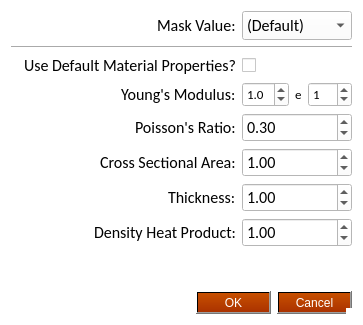
<?xml version="1.0" encoding="UTF-8"?>
<ui version="4.0">
 <class>FEMMaterialsDialog</class>
 <widget class="QDialog" name="FEMMaterialsDialog">
  <property name="geometry">
   <rect>
    <x>0</x>
    <y>0</y>
    <width>363</width>
    <height>325</height>
   </rect>
  </property>
  <property name="font">
   <font>
    <pointsize>12</pointsize>
   </font>
  </property>
  <property name="windowTitle">
   <string>Edit FEM Materials</string>
  </property>
  <property name="windowOpacity">
   <double>0.950000000000000</double>
  </property>
  <property name="styleSheet">
   <string notr="true">background-color: rgb(255, 255, 255);</string>
  </property>
  <property name="sizeGripEnabled">
   <bool>true</bool>
  </property>
  <layout class="QGridLayout" name="gridLayout">
   <item row="8" column="1">
    <layout class="QHBoxLayout" name="horizontalLayout_5">
     <item>
      <layout class="QHBoxLayout" name="horizontalLayout_36">
       <item>
        <widget class="QDoubleSpinBox" name="m_YoungsModulusMantissaSpin">
         <property name="font">
          <font>
           <family>Calibri</family>
           <pointsize>10</pointsize>
          </font>
         </property>
         <property name="decimals">
          <number>1</number>
         </property>
         <property name="minimum">
          <double>-9.900000000000000</double>
         </property>
         <property name="maximum">
          <double>9.900000000000000</double>
         </property>
         <property name="singleStep">
          <double>0.100000000000000</double>
         </property>
         <property name="value">
          <double>1.000000000000000</double>
         </property>
        </widget>
       </item>
       <item>
        <widget class="QLabel" name="label_31">
         <property name="font">
          <font>
           <family>Calibri</family>
           <pointsize>10</pointsize>
          </font>
         </property>
         <property name="styleSheet">
          <string notr="true">background-color: rgba(255, 255, 255, 0);</string>
         </property>
         <property name="text">
          <string>e</string>
         </property>
        </widget>
       </item>
       <item>
        <widget class="QDoubleSpinBox" name="m_YoungsModulusExponentSpin">
         <property name="font">
          <font>
           <family>Calibri</family>
           <pointsize>10</pointsize>
          </font>
         </property>
         <property name="decimals">
          <number>0</number>
         </property>
         <property name="minimum">
          <double>-99.000000000000000</double>
         </property>
         <property name="maximum">
          <double>99.000000000000000</double>
         </property>
         <property name="singleStep">
          <double>1.000000000000000</double>
         </property>
         <property name="value">
          <double>1.000000000000000</double>
         </property>
        </widget>
       </item>
      </layout>
     </item>
    </layout>
   </item>
   <item row="10" column="0">
    <layout class="QHBoxLayout" name="horizontalLayout_6">
     <item>
      <spacer name="horizontalSpacer_6">
       <property name="orientation">
        <enum>Qt::Horizontal</enum>
       </property>
       <property name="sizeHint" stdset="0">
        <size>
         <width>40</width>
         <height>20</height>
        </size>
       </property>
      </spacer>
     </item>
     <item>
      <widget class="QLabel" name="m_PoissonsLabel">
       <property name="font">
        <font>
         <family>Calibri</family>
         <pointsize>12</pointsize>
        </font>
       </property>
       <property name="styleSheet">
        <string notr="true">background-color: rgba(255, 255, 255, 0);
color: rgb(0, 0, 0);</string>
       </property>
       <property name="text">
        <string>Poisson's Ratio:</string>
       </property>
      </widget>
     </item>
    </layout>
   </item>
   <item row="10" column="1">
    <layout class="QHBoxLayout" name="horizontalLayout_7">
     <item>
      <widget class="QDoubleSpinBox" name="m_PoissonsSpin">
       <property name="font">
        <font>
         <family>Calibri</family>
         <pointsize>12</pointsize>
        </font>
       </property>
       <property name="maximum">
        <double>0.500000000000000</double>
       </property>
       <property name="singleStep">
        <double>0.050000000000000</double>
       </property>
       <property name="value">
        <double>0.300000000000000</double>
       </property>
      </widget>
     </item>
    </layout>
   </item>
   <item row="11" column="0">
    <layout class="QHBoxLayout" name="horizontalLayout_8">
     <item>
      <spacer name="horizontalSpacer_8">
       <property name="orientation">
        <enum>Qt::Horizontal</enum>
       </property>
       <property name="sizeHint" stdset="0">
        <size>
         <width>40</width>
         <height>20</height>
        </size>
       </property>
      </spacer>
     </item>
     <item>
      <widget class="QLabel" name="m_CrossSectionalLabel">
       <property name="font">
        <font>
         <family>Calibri</family>
         <pointsize>12</pointsize>
        </font>
       </property>
       <property name="styleSheet">
        <string notr="true">background-color: rgba(255, 255, 255, 0);
color: rgb(0, 0, 0);</string>
       </property>
       <property name="text">
        <string>Cross Sectional Area:</string>
       </property>
      </widget>
     </item>
    </layout>
   </item>
   <item row="11" column="1">
    <layout class="QHBoxLayout" name="horizontalLayout_9">
     <item>
      <widget class="QDoubleSpinBox" name="m_CrossSectionalSpin">
       <property name="font">
        <font>
         <family>Calibri</family>
         <pointsize>12</pointsize>
        </font>
       </property>
       <property name="minimum">
        <double>0.010000000000000</double>
       </property>
       <property name="value">
        <double>1.000000000000000</double>
       </property>
      </widget>
     </item>
    </layout>
   </item>
   <item row="12" column="0">
    <layout class="QHBoxLayout" name="horizontalLayout_10">
     <item>
      <spacer name="horizontalSpacer_10">
       <property name="orientation">
        <enum>Qt::Horizontal</enum>
       </property>
       <property name="sizeHint" stdset="0">
        <size>
         <width>40</width>
         <height>20</height>
        </size>
       </property>
      </spacer>
     </item>
     <item>
      <widget class="QLabel" name="m_ThicknessLabel">
       <property name="font">
        <font>
         <family>Calibri</family>
         <pointsize>12</pointsize>
        </font>
       </property>
       <property name="styleSheet">
        <string notr="true">background-color: rgba(255, 255, 255, 0);
color: rgb(0, 0, 0);</string>
       </property>
       <property name="text">
        <string>Thickness:</string>
       </property>
      </widget>
     </item>
    </layout>
   </item>
   <item row="12" column="1">
    <layout class="QHBoxLayout" name="horizontalLayout_11">
     <item>
      <widget class="QDoubleSpinBox" name="m_ThicknessSpin">
       <property name="font">
        <font>
         <family>Calibri</family>
         <pointsize>12</pointsize>
        </font>
       </property>
       <property name="minimum">
        <double>0.010000000000000</double>
       </property>
       <property name="value">
        <double>1.000000000000000</double>
       </property>
      </widget>
     </item>
    </layout>
   </item>
   <item row="15" column="0" colspan="2">
    <widget class="QDialogButtonBox" name="buttonBox">
     <property name="font">
      <font>
       <family>Calibri</family>
       <pointsize>12</pointsize>
      </font>
     </property>
     <property name="styleSheet">
      <string notr="true">background-color: qlineargradient(spread:pad, x1:0, y1:0, x2:0, y2:1, stop:0 rgba(200, 80, 0, 255), stop:1 rgba(170, 50, 0, 255));
color: rgb(255, 255, 255);</string>
     </property>
     <property name="orientation">
      <enum>Qt::Horizontal</enum>
     </property>
     <property name="standardButtons">
      <set>QDialogButtonBox::Cancel|QDialogButtonBox::Ok</set>
     </property>
    </widget>
   </item>
   <item row="5" column="0" colspan="2">
    <widget class="Line" name="line">
     <property name="orientation">
      <enum>Qt::Horizontal</enum>
     </property>
    </widget>
   </item>
   <item row="14" column="0" colspan="2">
    <spacer name="m_BottomVerticalSpace">
     <property name="orientation">
      <enum>Qt::Vertical</enum>
     </property>
     <property name="sizeHint" stdset="0">
      <size>
       <width>20</width>
       <height>40</height>
      </size>
     </property>
    </spacer>
   </item>
   <item row="3" column="0">
    <layout class="QHBoxLayout" name="horizontalLayout">
     <item>
      <spacer name="horizontalSpacer">
       <property name="orientation">
        <enum>Qt::Horizontal</enum>
       </property>
       <property name="sizeHint" stdset="0">
        <size>
         <width>40</width>
         <height>20</height>
        </size>
       </property>
      </spacer>
     </item>
     <item>
      <widget class="QLabel" name="m_MaskValueLabel">
       <property name="font">
        <font>
         <family>Calibri</family>
         <pointsize>12</pointsize>
        </font>
       </property>
       <property name="styleSheet">
        <string notr="true">background-color: rgba(255, 255, 255, 0);
color: rgb(0, 0, 0);</string>
       </property>
       <property name="text">
        <string>Mask Value:</string>
       </property>
      </widget>
     </item>
    </layout>
   </item>
   <item row="6" column="0">
    <layout class="QHBoxLayout" name="horizontalLayout_2">
     <item>
      <spacer name="horizontalSpacer_2">
       <property name="orientation">
        <enum>Qt::Horizontal</enum>
       </property>
       <property name="sizeHint" stdset="0">
        <size>
         <width>40</width>
         <height>20</height>
        </size>
       </property>
      </spacer>
     </item>
     <item>
      <widget class="QLabel" name="m_DefaultMaterialLabel">
       <property name="font">
        <font>
         <family>Calibri</family>
         <pointsize>12</pointsize>
        </font>
       </property>
       <property name="styleSheet">
        <string notr="true">background-color: rgba(255, 255, 255, 0);
color: rgb(0, 0, 0);</string>
       </property>
       <property name="text">
        <string>Use Default Material Properties?</string>
       </property>
      </widget>
     </item>
    </layout>
   </item>
   <item row="6" column="1">
    <widget class="QCheckBox" name="m_DefaultMaterialCheck">
     <property name="text">
      <string/>
     </property>
    </widget>
   </item>
   <item row="8" column="0">
    <layout class="QHBoxLayout" name="horizontalLayout_3">
     <item>
      <spacer name="horizontalSpacer_3">
       <property name="orientation">
        <enum>Qt::Horizontal</enum>
       </property>
       <property name="sizeHint" stdset="0">
        <size>
         <width>40</width>
         <height>20</height>
        </size>
       </property>
      </spacer>
     </item>
     <item>
      <widget class="QLabel" name="m_YoungsModulusLabel">
       <property name="font">
        <font>
         <family>Calibri</family>
         <pointsize>12</pointsize>
        </font>
       </property>
       <property name="styleSheet">
        <string notr="true">background-color: rgba(255, 255, 255, 0);
color: rgb(0, 0, 0);</string>
       </property>
       <property name="text">
        <string>Young's Modulus:</string>
       </property>
      </widget>
     </item>
    </layout>
   </item>
   <item row="13" column="0">
    <layout class="QHBoxLayout" name="horizontalLayout_12">
     <item>
      <spacer name="horizontalSpacer_12">
       <property name="orientation">
        <enum>Qt::Horizontal</enum>
       </property>
       <property name="sizeHint" stdset="0">
        <size>
         <width>40</width>
         <height>20</height>
        </size>
       </property>
      </spacer>
     </item>
     <item>
      <widget class="QLabel" name="m_DensityHeatLabel">
       <property name="font">
        <font>
         <family>Calibri</family>
         <pointsize>12</pointsize>
        </font>
       </property>
       <property name="styleSheet">
        <string notr="true">background-color: rgba(255, 255, 255, 0);
color: rgb(0, 0, 0);</string>
       </property>
       <property name="text">
        <string>Density Heat Product:</string>
       </property>
      </widget>
     </item>
    </layout>
   </item>
   <item row="13" column="1">
    <layout class="QHBoxLayout" name="horizontalLayout_13">
     <item>
      <widget class="QDoubleSpinBox" name="m_DensityHeatSpin">
       <property name="font">
        <font>
         <family>Calibri</family>
         <pointsize>12</pointsize>
        </font>
       </property>
       <property name="minimum">
        <double>0.010000000000000</double>
       </property>
       <property name="value">
        <double>1.000000000000000</double>
       </property>
      </widget>
     </item>
    </layout>
   </item>
   <item row="3" column="1">
    <layout class="QHBoxLayout" name="horizontalLayout_14">
     <item>
      <widget class="QComboBox" name="m_MaskValueCombo">
       <property name="font">
        <font>
         <family>Calibri</family>
         <pointsize>12</pointsize>
        </font>
       </property>
       <item>
        <property name="text">
         <string>(Default)</string>
        </property>
       </item>
       <item>
        <property name="text">
         <string>0</string>
        </property>
       </item>
       <item>
        <property name="text">
         <string>1</string>
        </property>
       </item>
      </widget>
     </item>
    </layout>
   </item>
  </layout>
 </widget>
 <resources/>
 <connections>
  <connection>
   <sender>buttonBox</sender>
   <signal>accepted()</signal>
   <receiver>FEMMaterialsDialog</receiver>
   <slot>accept()</slot>
   <hints>
    <hint type="sourcelabel">
     <x>257</x>
     <y>315</y>
    </hint>
    <hint type="destinationlabel">
     <x>157</x>
     <y>274</y>
    </hint>
   </hints>
  </connection>
  <connection>
   <sender>buttonBox</sender>
   <signal>rejected()</signal>
   <receiver>FEMMaterialsDialog</receiver>
   <slot>reject()</slot>
   <hints>
    <hint type="sourcelabel">
     <x>325</x>
     <y>315</y>
    </hint>
    <hint type="destinationlabel">
     <x>286</x>
     <y>274</y>
    </hint>
   </hints>
  </connection>
  <connection>
   <sender>m_PoissonsSpin</sender>
   <signal>valueChanged(double)</signal>
   <receiver>FEMMaterialsDialog</receiver>
   <slot>SlotUpdateMaterial()</slot>
   <hints>
    <hint type="sourcelabel">
     <x>293</x>
     <y>127</y>
    </hint>
    <hint type="destinationlabel">
     <x>115</x>
     <y>119</y>
    </hint>
   </hints>
  </connection>
  <connection>
   <sender>m_CrossSectionalSpin</sender>
   <signal>valueChanged(double)</signal>
   <receiver>FEMMaterialsDialog</receiver>
   <slot>SlotUpdateMaterial()</slot>
   <hints>
    <hint type="sourcelabel">
     <x>313</x>
     <y>157</y>
    </hint>
    <hint type="destinationlabel">
     <x>112</x>
     <y>138</y>
    </hint>
   </hints>
  </connection>
  <connection>
   <sender>m_ThicknessSpin</sender>
   <signal>valueChanged(double)</signal>
   <receiver>FEMMaterialsDialog</receiver>
   <slot>SlotUpdateMaterial()</slot>
   <hints>
    <hint type="sourcelabel">
     <x>254</x>
     <y>189</y>
    </hint>
    <hint type="destinationlabel">
     <x>112</x>
     <y>156</y>
    </hint>
   </hints>
  </connection>
  <connection>
   <sender>m_DensityHeatSpin</sender>
   <signal>valueChanged(double)</signal>
   <receiver>FEMMaterialsDialog</receiver>
   <slot>SlotUpdateMaterial()</slot>
   <hints>
    <hint type="sourcelabel">
     <x>273</x>
     <y>226</y>
    </hint>
    <hint type="destinationlabel">
     <x>114</x>
     <y>176</y>
    </hint>
   </hints>
  </connection>
  <connection>
   <sender>m_MaskValueCombo</sender>
   <signal>currentIndexChanged(int)</signal>
   <receiver>FEMMaterialsDialog</receiver>
   <slot>SlotMaskValueChanged()</slot>
   <hints>
    <hint type="sourcelabel">
     <x>273</x>
     <y>20</y>
    </hint>
    <hint type="destinationlabel">
     <x>100</x>
     <y>18</y>
    </hint>
   </hints>
  </connection>
  <connection>
   <sender>m_DefaultMaterialCheck</sender>
   <signal>stateChanged(int)</signal>
   <receiver>FEMMaterialsDialog</receiver>
   <slot>SlotUseDefaultChanged()</slot>
   <hints>
    <hint type="sourcelabel">
     <x>242</x>
     <y>59</y>
    </hint>
    <hint type="destinationlabel">
     <x>55</x>
     <y>33</y>
    </hint>
   </hints>
  </connection>
  <connection>
   <sender>m_DefaultMaterialCheck</sender>
   <signal>toggled(bool)</signal>
   <receiver>FEMMaterialsDialog</receiver>
   <slot>SlotUseDefaultChanged(bool)</slot>
   <hints>
    <hint type="sourcelabel">
     <x>253</x>
     <y>58</y>
    </hint>
    <hint type="destinationlabel">
     <x>166</x>
     <y>38</y>
    </hint>
   </hints>
  </connection>
  <connection>
   <sender>m_YoungsModulusMantissaSpin</sender>
   <signal>valueChanged(double)</signal>
   <receiver>FEMMaterialsDialog</receiver>
   <slot>SlotUpdateMaterial()</slot>
   <hints>
    <hint type="sourcelabel">
     <x>275</x>
     <y>91</y>
    </hint>
    <hint type="destinationlabel">
     <x>133</x>
     <y>73</y>
    </hint>
   </hints>
  </connection>
  <connection>
   <sender>m_YoungsModulusExponentSpin</sender>
   <signal>valueChanged(double)</signal>
   <receiver>FEMMaterialsDialog</receiver>
   <slot>SlotUpdateMaterial()</slot>
   <hints>
    <hint type="sourcelabel">
     <x>319</x>
     <y>91</y>
    </hint>
    <hint type="destinationlabel">
     <x>74</x>
     <y>89</y>
    </hint>
   </hints>
  </connection>
 </connections>
 <slots>
  <slot>SlotUpdateMaterial()</slot>
  <slot>SlotMaskValueChanged()</slot>
  <slot>SlotUseDefaultChanged(bool)</slot>
 </slots>
</ui>
